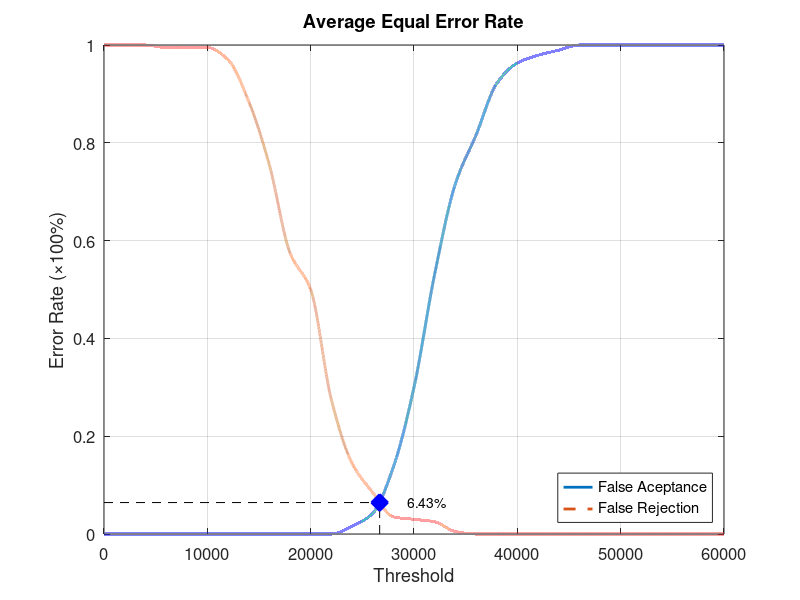
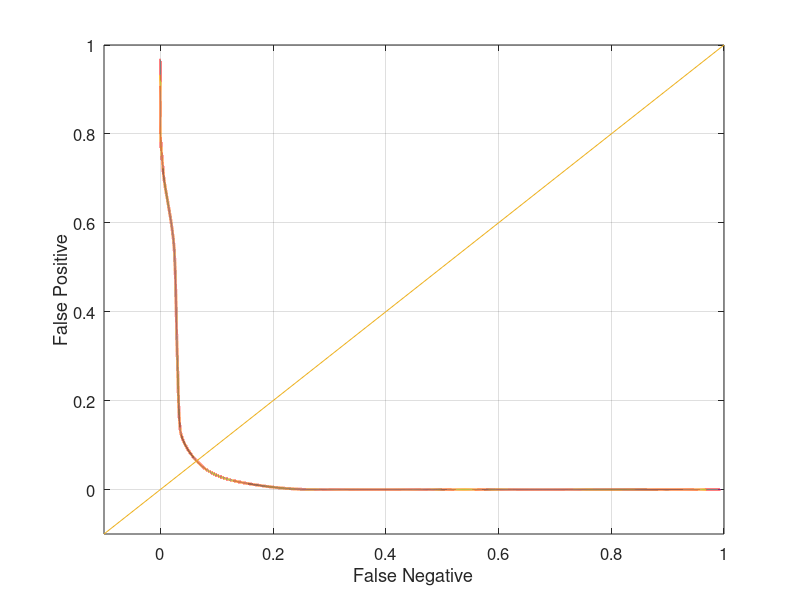

These figures' MATLAB source, in order:
function yEER = Database2_4
close all;
clear;
clc;
x = 0:2000:60000;
xq = 0:0.5:60000;

y0 = [0 0 0 0 0 0 0 0 0 0 0 0 0.0157895 0.0421053 0.136842 0.3 0.531579 0.715789 0.815789 0.921053 0.963158 0.978947 0.989474 1 1 1 1 1 1 1 1];
yy0 = interp1(x, y0, xq, 'pchip');
y1 = [1 1 1 0.995 0.995 0.995 0.97 0.885 0.755 0.575 0.5 0.275 0.145 0.085 0.035 0.03 0.025 0.005 0 0 0 0 0 0 0 0 0 0 0 0 0];
yy1 = interp1(x, y1, xq, 'pchip');

% Calculating EER: 
y2 = abs(y0 - y1);
find(y2 == min(y2))
yy2 = abs(yy0 - yy1);
xEER = find(yy2 == min(yy2));
xEERIndex = xq(xEER) % X-axis EER
yEER = yy0(xEER) % Y-axis EER

main = figure
plot(xq, yy0,'-','LineWidth', 2);	hold on
plot(xq, yy1,'--','LineWidth', 2);	hold on
plot([xEERIndex xEERIndex], [0 yEER], 'k--');	hold on
plot([0 xEERIndex], [yEER yEER], 'k--');	hold on
plot(xEERIndex, yEER, 'bx', 'LineWidth', 10);	hold on
text(xEERIndex + 10 * xEERIndex / 100, yEER, [num2str(round((10000 * yEER)) / 100) '%'])
legend('False Aceptance', 'False Rejection', 'Location', 'SouthEast')
xlabel('Threshold')
ylabel('Error Rate (\times100%)')
title('Average Equal Error Rate')
set(gca, 'FontSize', 12)
axis([0 60000 0 1])
grid on

print(main, 'Database2_4Main', '-dpng');
FNRxFPR = figure('Color', [1 1 1]);
plot(yy1, yy0, '-', yy1, yy0, 'LineWidth', 2);
hold on
y = -0.1:0.1:1
plot(y, y); 
set(gca, 'FontSize', 12)
xlabel('False Negative')
ylabel('False Positive')
axis([-0.1 1 -0.1 1])
set(gca, 'FontSize', 12)
grid on

print(FNRxFPR, 'Database2_4FNRxFPR','-dpng');
end
